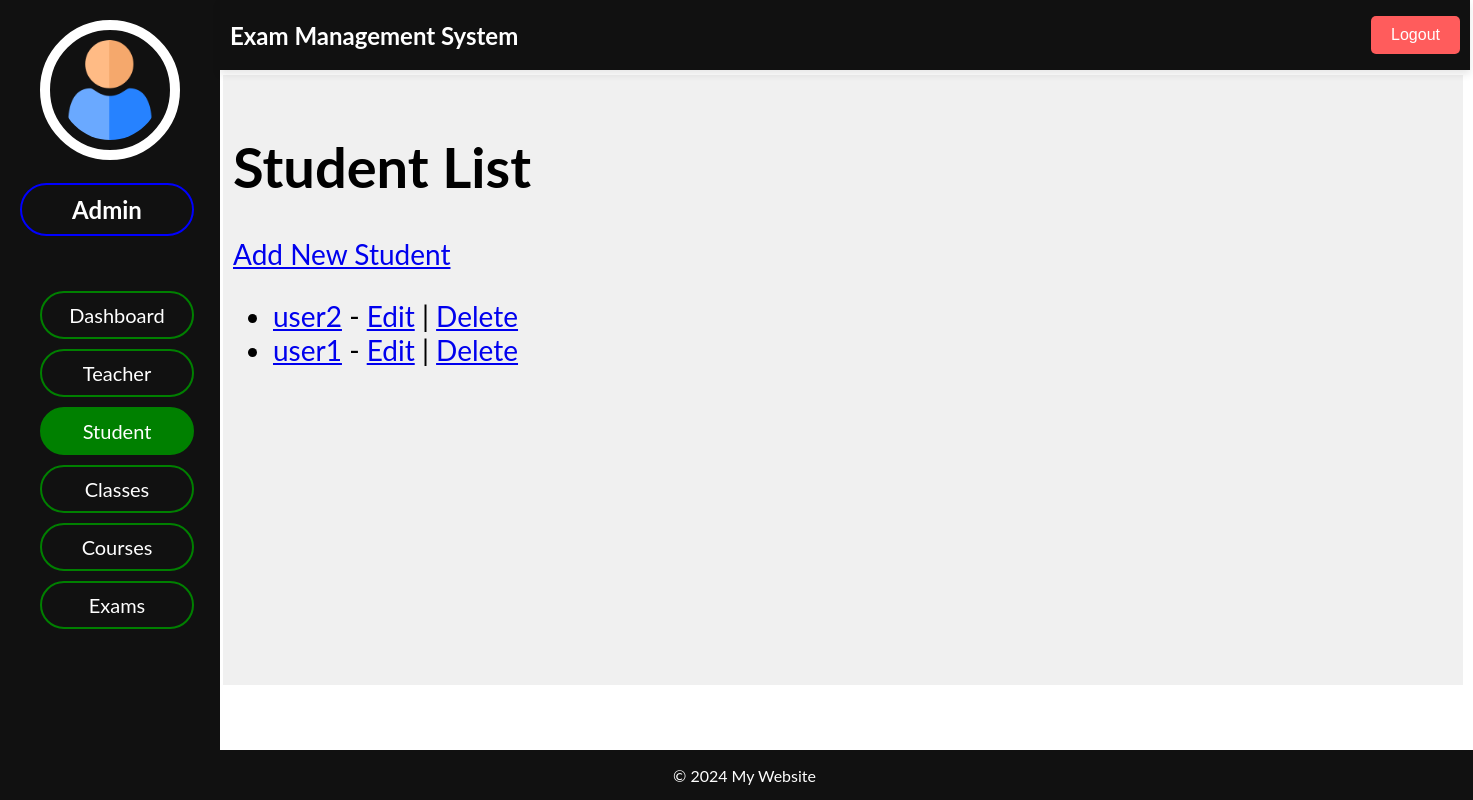
The app's page /adminpanel/students/all, older data.
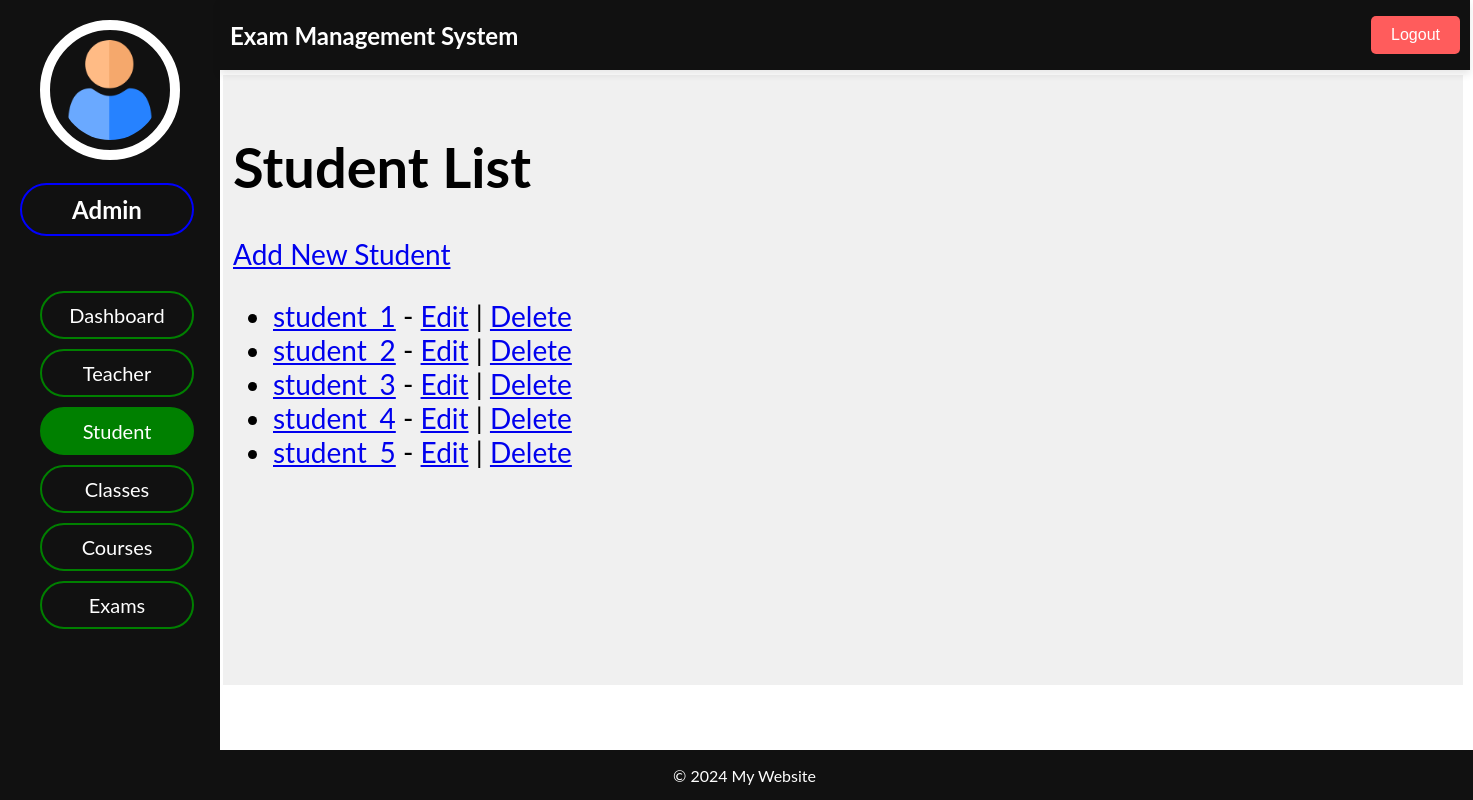
The same page, newer data.
### admin_panel/models.py (models this page shows, shortened)
class Student(models.Model):
    student_id = models.AutoField(primary_key=True)
    name = models.CharField(max_length=100)
    registration_no = models.CharField(max_length=50)
    email = models.EmailField()
    phone = models.CharField(max_length=15)
    class_id = models.ForeignKey(Class, null=True, blank=True, on_delete=models.SET_NULL)

### admin_panel/views.py (the view)
# urls.py: path('students/all', views.student_list, name='student_list'),
def student_list(request):
    students = Student.objects.all()
    return render(request, 'students/student_list.html', {'students': students})

### admin_panel/templates/students/student_list.html (shortened to what this page needs)
{% extends "dashboard/index.html" %}
{% block header %}
    {% include "dashboard/header.html" %}
{% endblock header %}
{% block sidenav %}
    {% include "students/sidenav.html" %}
{% endblock sidenav %}
{% block main %}
    <h1>Student List</h1>
    <a href="{% url 'student_create' %}">Add New Student</a>
    <ul>
        {% for student in students %}
            <li>
                <a href="{% url 'student_detail' student.pk %}">{{ student.name }}</a> -
                <a href="{% url 'student_update' student.pk %}">Edit</a> |
                <a href="{% url 'student_delete' student.pk %}">Delete</a>
            </li>
        {% endfor %}
    </ul>
{% endblock main %}
{% block footer %}
    {% include "dashboard/footer.html" %}
{% endblock footer %}

Row changes from the older to the newer data that the page shows:
removed Student: name "user2"
removed Student: name "user1"
added Student: name "student_1"
added Student: name "student_2"
added Student: name "student_3"
added Student: name "student_4"
added Student: name "student_5"
